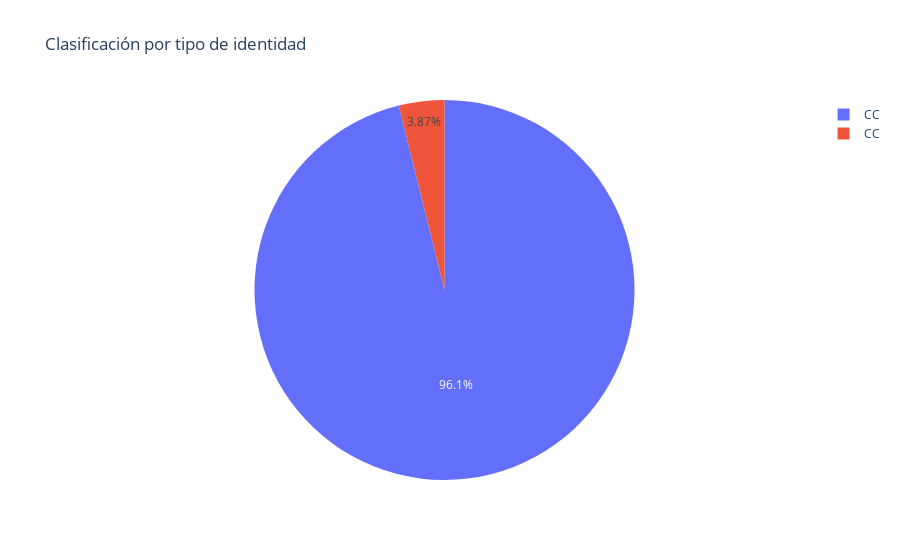

The code cell stored with this chart in its notebook:
### Code cell
# Clasificación por peso de los usuarios
attrition_counts = df_final['Tipo'].value_counts()

# Crear el gráfico de torta
fig = px.pie(values = attrition_counts, names = attrition_counts.index, title = 'Clasificación por tipo de identidad')
fig.show()

### Figure 1 — Plotly figure (JSON) as saved in the notebook; plotly's stock layout.template omitted (floating-point values rounded to 4 significant figures)
{"data": [{"domain": {"x": [0, 1], "y": [0, 1]}, "hovertemplate": "label=%{label}<br>value=%{value}<extra></extra>", "labels": ["CC", "CC "], "legendgroup": "", "name": "", "showlegend": true, "type": "pie", "values": [29163, 1175]}], "layout": {"legend": {"tracegroupgap": 0}, "title": {"text": "Clasificación por tipo de identidad"}}}
